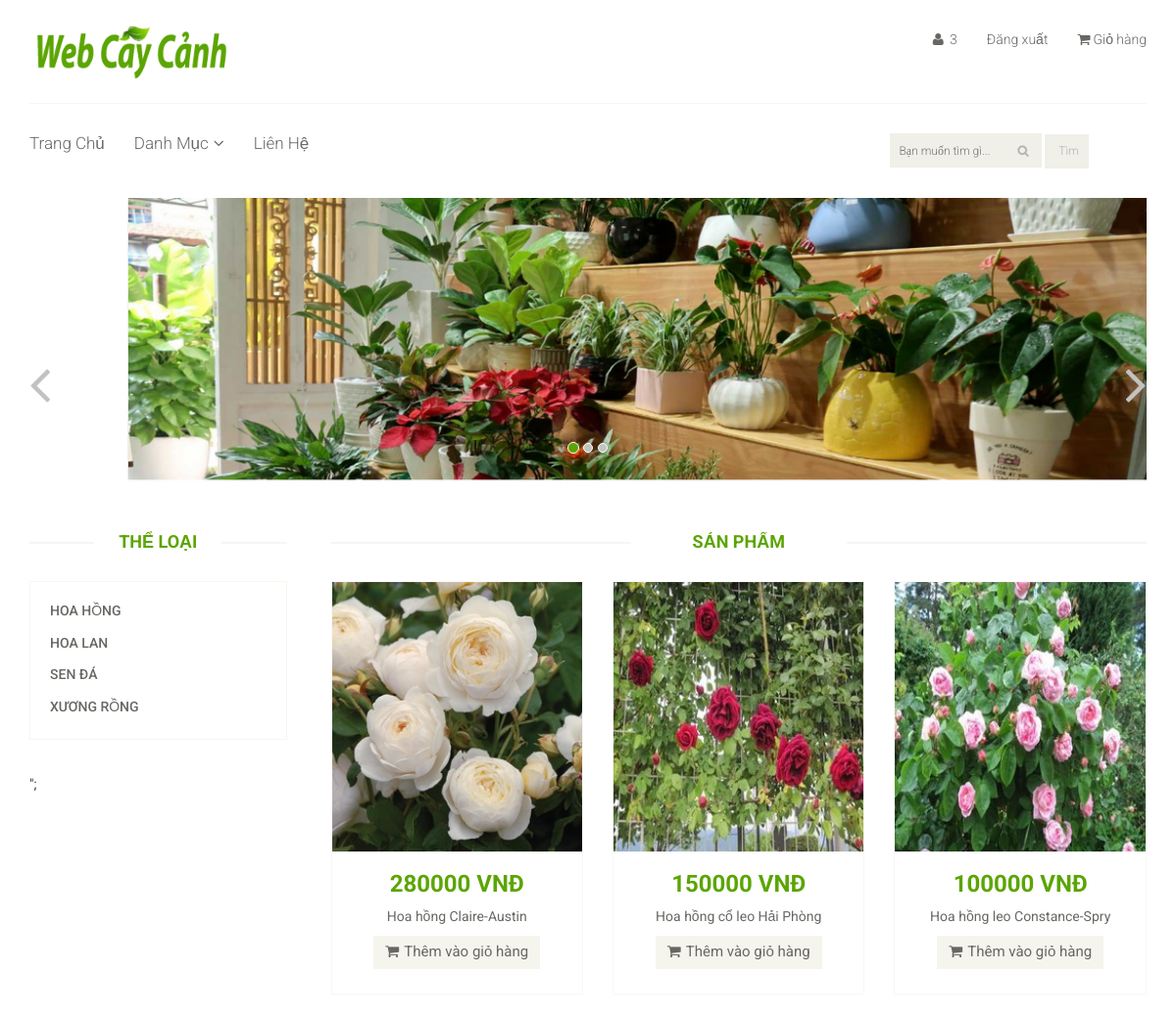
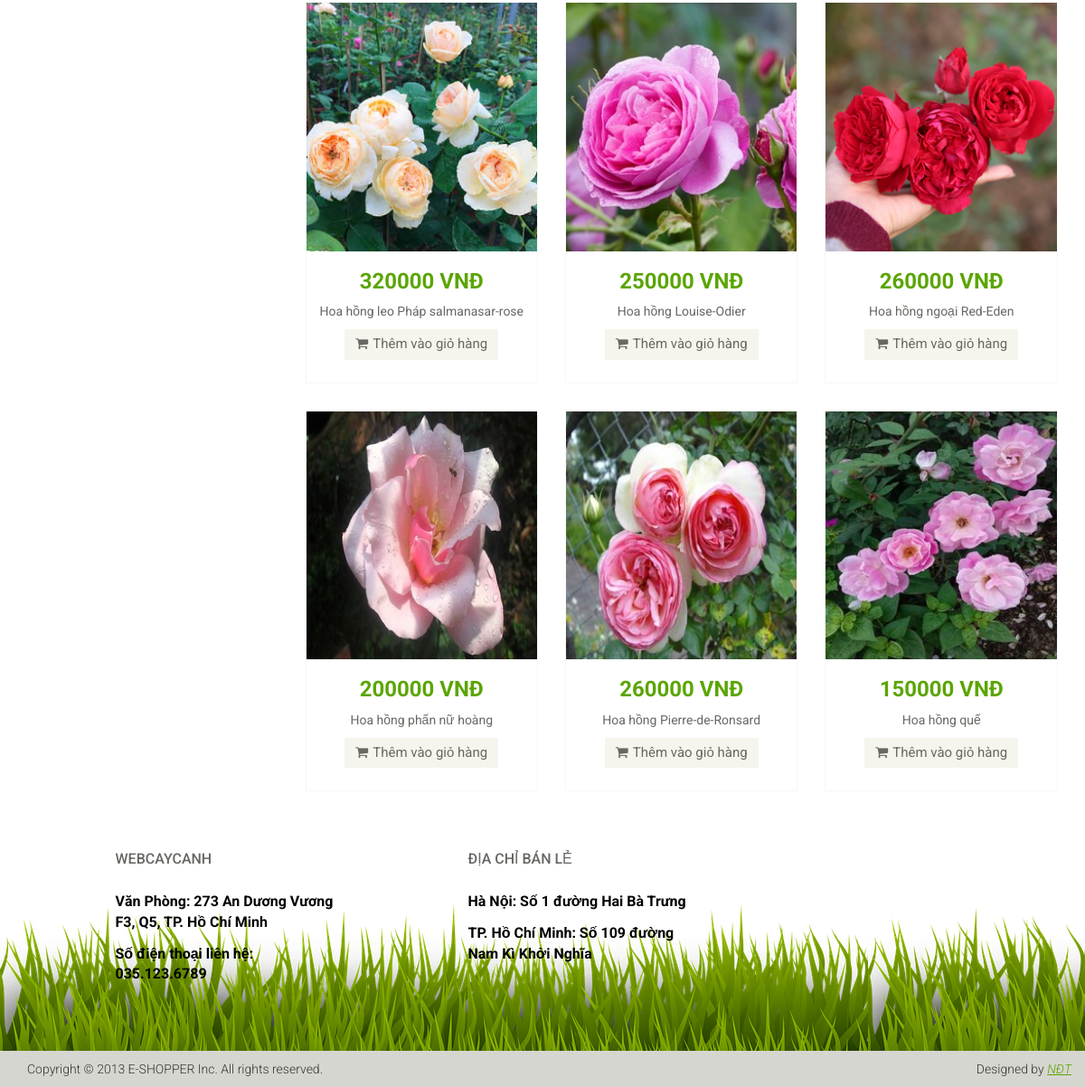
Page /index.php (signed in) on the committed database (2 pictures, top to bottom).
### tables this page shows
CREATE TABLE `loai` (
  `maloai` varchar(50) NOT NULL,
  `tenloai` varchar(50) NOT NULL
);

CREATE TABLE `sanpham` (
  `tensanpham` varchar(50) NOT NULL,
  `dongia` int(50) NOT NULL,
  `maloai` varchar(50) NOT NULL,
  `masanpham` char(50) NOT NULL,
  `chitietsanpham` varchar(255) NOT NULL,
  `anh` varchar(255) NOT NULL
);

### mid.php (the view, shortened to what this page needs)
<section id="slider">
		<div class="container">
			<div class="row">
				<div class="col-sm-12">
					<div id="slider-carousel" class="carousel slide" data-ride="carousel">
						<ol class="carousel-indicators">
							<li data-target="#slider-carousel" data-slide-to="0" class="active"></li>
							<li data-target="#slider-carousel" data-slide-to="1"></li>
							<li data-target="#slider-carousel" data-slide-to="2"></li>
						</ol>
						<div class="carousel-inner">
							<div class="item active">
									<center><img src="images/home/nen1.png" class="girl img-responsive" alt="" /></center>
							</div>
						</div>
						<a href="#slider-carousel" class="left control-carousel hidden-xs" data-slide="prev">
							<i class="fa fa-angle-left"></i>
						</a>
						<a href="#slider-carousel" class="right control-carousel hidden-xs" data-slide="next">
							<i class="fa fa-angle-right"></i>
						</a>
					</div>
				</div>
			</div>
		</div>
	</section>
		<div class="container">
			<div class="row">
				<div class="col-sm-3">
					<div class="left-sidebar">
						<h2>Thể Loại</h2>
						<div class='panel-group category-products' id='accordian'>
								<?php
							  		$conn = mysqli_connect("localhost","root","","webcaycanh");
							  		if($conn)
						   			{
							 			$sql="SELECT * from loai";
							 			$result=mysqli_query($conn,$sql);
							  			while($row=mysqli_fetch_array($result))
								 		{
									 		echo "
											 <div class='panel panel-default'>
										 	<div class='panel-heading'>
											 <h4 class='panel-title'><a href='index.php?product=".$row['maloai']."&page=1'>".$row['tenloai']."</a></h4>
										 	</div>
									 		</div>";
										}
						 			}
								?>
								</div>";
					</div>
				</div>
				<div class="col-sm-9 padding-right">
<div class="features_items">
<h2 class="title text-center">Sản Phẩm</h2>
			 <?php
				 $conn = mysqli_connect("localhost","root","","webcaycanh");
				 if($conn){
					$sql="select * from sanpham limit 9";
					$result=mysqli_query($conn,$sql);
					while($row=(mysqli_fetch_array($result))){
						echo "<div class='col-sm-4'>
						<div class='product-image-wrapper'>
							<div class='single-products'>
								<div class='productinfo text-center'>";
						echo "<a href='index.php?product-details=".$row['masanpham']."'>";
						echo "<img src='./images/product/" .$row['anh']."'>";
						echo "<h2>" .$row['dongia']." VNĐ</h2>";
						echo "<p>".$row['tensanpham']."</p>";
						echo "<a href='index.php?addproduct=".$row['masanpham']." ' class='btn btn-default add-to-cart'><i class='fa fa-shopping-cart'></i>Thêm vào giỏ hàng</a>
						</a>";
						echo "</div>
						</div>
						</div>
					</div>";
					 }
				 }
			?>
</div>
	</div>
			</div>
		</div>

### css/main.css (style rules this page uses)
body { font-family: 'Roboto', sans-serif; position: relative; font-weight: 400px; }
a { -webkit-transition: 300ms; -moz-transition: 300ms; -o-transition: 300ms; transition: 300ms; }
h1, h2, h3, h4, h5, h6 { font-family: 'Roboto', sans-serif; }
#slider { padding-bottom: 45px; }
.carousel-indicators li { background: #C4C4BE; }
.carousel-indicators li.active { background: #5ba503; }
.item { padding-left: 100px; }
.girl { margin-left: 0; }
.control-carousel { position: absolute; top: 50%; font-size: 60px; color: #C2C2C1; }
.right { right: 0; }
.category-products { border: 1px solid #F7F7F0; margin-bottom: 35px; padding-bottom: 20px; padding-top: 15px; }
.left-sidebar h2, .brands_products h2 { color: #5ba503; font-family: 'Roboto', sans-serif; font-size: 18px; font-weight: 700; margin: 0 auto 30px; text-align: center; text-transform: uppercase; position: relative; z-index: 3; }
.left-sidebar h2:after, h2.title:after { content: " "; position: absolute; border: 1px solid #f5f5f5; bottom: 8px; left: 0; width: 100%; height: 0; z-index: -2; }
.left-sidebar h2:before { content: " "; position: absolute; background: #fff; bottom: -6px; width: 130px; height: 30px; z-index: -1; left: 50%; margin-left: -65px; }
h2.title:before { content: " "; position: absolute; background: #fff; bottom: -6px; width: 220px; height: 30px; z-index: -1; left: 50%; margin-left: -110px; }
.category-products .panel { background-color: #FFFFFF; border: 0px; border-radius: 0px; box-shadow: none; margin-bottom: 0px; }
.category-products .panel-default .panel-heading { background-color: #FFFFFF; border: 0 none; color: #FFFFFF; padding: 5px 20px; }
.category-products .panel-default .panel-heading .panel-title a { color: #696763; font-family: 'Roboto', sans-serif; font-size: 14px; text-decoration: none; text-transform: uppercase; }
.padding-right { padding-right: 0; }
.features_items { overflow: hidden; }
h2.title { color: #5ba503; font-family: 'Roboto', sans-serif; font-size: 18px; font-weight: 700; margin: 0 15px; text-transform: uppercase; margin-bottom: 30px; position: relative; }
.product-image-wrapper { border: 1px solid #F7F7F5; overflow: hidden; margin-bottom: 30px; }
.single-products { position: relative; }
.productinfo h2 { color: #5ba503; font-family: 'Roboto', sans-serif; font-size: 24px; font-weight: 700; }
.productinfo p { font-family: 'Roboto', sans-serif; font-size: 14px; font-weight: 400; color: #696763; }
.productinfo img { width: 100%; }
.productinfo { position: relative; }
.add-to-cart { background: #F5F5ED; border: 0 none; border-radius: 0; color: #696763; font-family: 'Roboto', sans-serif; font-size: 15px; margin-bottom: 25px; }
.add-to-cart i { margin-right: 5px; }

### rows in the picture
loai: tenloai "HOA HỒNG"
loai: tenloai "HOA LAN"
loai: tenloai "SEN ĐÁ"
loai: tenloai "XƯƠNG RỒNG"
sanpham: anh (picture), dongia "280000", tensanpham "Hoa hồng Claire-Austin"
sanpham: anh (picture), dongia "150000", tensanpham "Hoa hồng cổ leo Hải Phòng"
sanpham: anh (picture), dongia "100000", tensanpham "Hoa hồng leo Constance-Spry"
sanpham: anh (picture), dongia "320000", tensanpham "Hoa hồng leo Pháp salmanasar-rose"
sanpham: anh (picture), dongia "250000", tensanpham "Hoa hồng Louise-Odier"
sanpham: anh (picture), dongia "260000", tensanpham "Hoa hồng ngoại Red-Eden"
sanpham: anh (picture), dongia "200000", tensanpham "Hoa hồng phấn nữ hoàng"
sanpham: anh (picture), dongia "260000", tensanpham "Hoa hồng Pierre-de-Ronsard"
sanpham: anh (picture), dongia "150000", tensanpham "Hoa hồng quế"

### other values in the picture
$_SESSION['username'] "3"
